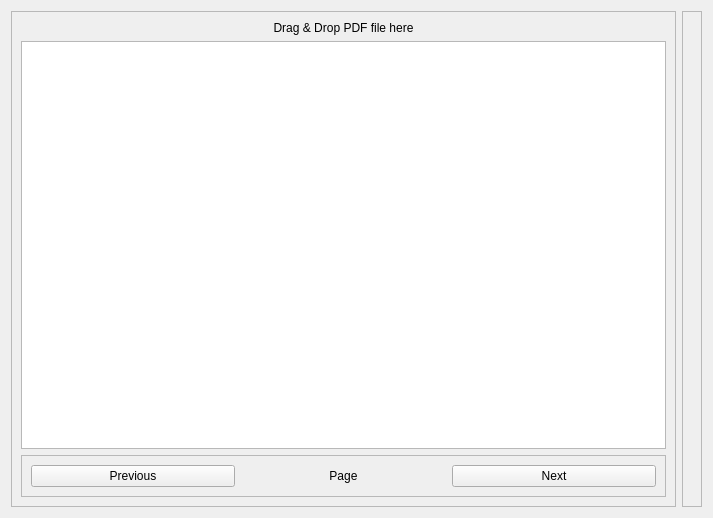
<?xml version="1.0" encoding="UTF-8"?>
<ui version="4.0">
 <class>scan_book</class>
 <widget class="QWidget" name="scan_book">
  <property name="geometry">
   <rect>
    <x>0</x>
    <y>0</y>
    <width>713</width>
    <height>518</height>
   </rect>
  </property>
  <property name="windowTitle">
   <string>scan_book</string>
  </property>
  <layout class="QHBoxLayout" name="horizontalLayout">
   <item>
    <widget class="QFrame" name="frame">
     <property name="frameShape">
      <enum>QFrame::StyledPanel</enum>
     </property>
     <property name="frameShadow">
      <enum>QFrame::Raised</enum>
     </property>
     <layout class="QVBoxLayout" name="verticalLayout_2">
      <item>
       <widget class="QLabel" name="label">
        <property name="text">
         <string>Drag &amp; Drop PDF file here</string>
        </property>
        <property name="alignment">
         <set>Qt::AlignCenter</set>
        </property>
       </widget>
      </item>
      <item>
       <widget class="QListWidget" name="listWidget_pageBoards"/>
      </item>
      <item>
       <widget class="QFrame" name="frame_3">
        <property name="frameShape">
         <enum>QFrame::StyledPanel</enum>
        </property>
        <property name="frameShadow">
         <enum>QFrame::Raised</enum>
        </property>
        <layout class="QHBoxLayout" name="horizontalLayout_2">
         <item>
          <widget class="QPushButton" name="pushButton_previous">
           <property name="text">
            <string>Previous</string>
           </property>
          </widget>
         </item>
         <item>
          <widget class="QLabel" name="label_page">
           <property name="text">
            <string>Page</string>
           </property>
           <property name="alignment">
            <set>Qt::AlignCenter</set>
           </property>
          </widget>
         </item>
         <item>
          <widget class="QPushButton" name="pushButton_next">
           <property name="text">
            <string>Next</string>
           </property>
          </widget>
         </item>
        </layout>
       </widget>
      </item>
     </layout>
    </widget>
   </item>
   <item>
    <widget class="QFrame" name="frame_2">
     <property name="frameShape">
      <enum>QFrame::StyledPanel</enum>
     </property>
     <property name="frameShadow">
      <enum>QFrame::Raised</enum>
     </property>
     <layout class="QVBoxLayout" name="verticalLayout">
      <item>
       <widget class="BoardView" name="board_view" native="true"/>
      </item>
     </layout>
    </widget>
   </item>
  </layout>
 </widget>
 <customwidgets>
  <customwidget>
   <class>BoardView</class>
   <extends>QWidget</extends>
   <header>GUI/components/BoardView.h</header>
   <container>1</container>
  </customwidget>
 </customwidgets>
 <resources/>
 <connections>
  <connection>
   <sender>pushButton_previous</sender>
   <signal>clicked()</signal>
   <receiver>scan_book</receiver>
   <slot>on_previous_clicked()</slot>
   <hints>
    <hint type="sourcelabel">
     <x>147</x>
     <y>462</y>
    </hint>
    <hint type="destinationlabel">
     <x>133</x>
     <y>-14</y>
    </hint>
   </hints>
  </connection>
  <connection>
   <sender>pushButton_next</sender>
   <signal>clicked()</signal>
   <receiver>scan_book</receiver>
   <slot>on_next_clicked()</slot>
   <hints>
    <hint type="sourcelabel">
     <x>486</x>
     <y>468</y>
    </hint>
    <hint type="destinationlabel">
     <x>510</x>
     <y>-22</y>
    </hint>
   </hints>
  </connection>
  <connection>
   <sender>listWidget_pageBoards</sender>
   <signal>itemSelectionChanged()</signal>
   <receiver>scan_book</receiver>
   <slot>on_board_changed()</slot>
   <hints>
    <hint type="sourcelabel">
     <x>355</x>
     <y>47</y>
    </hint>
    <hint type="destinationlabel">
     <x>356</x>
     <y>-13</y>
    </hint>
   </hints>
  </connection>
 </connections>
 <slots>
  <slot>on_previous_clicked()</slot>
  <slot>on_next_clicked()</slot>
  <slot>on_board_changed()</slot>
 </slots>
</ui>
